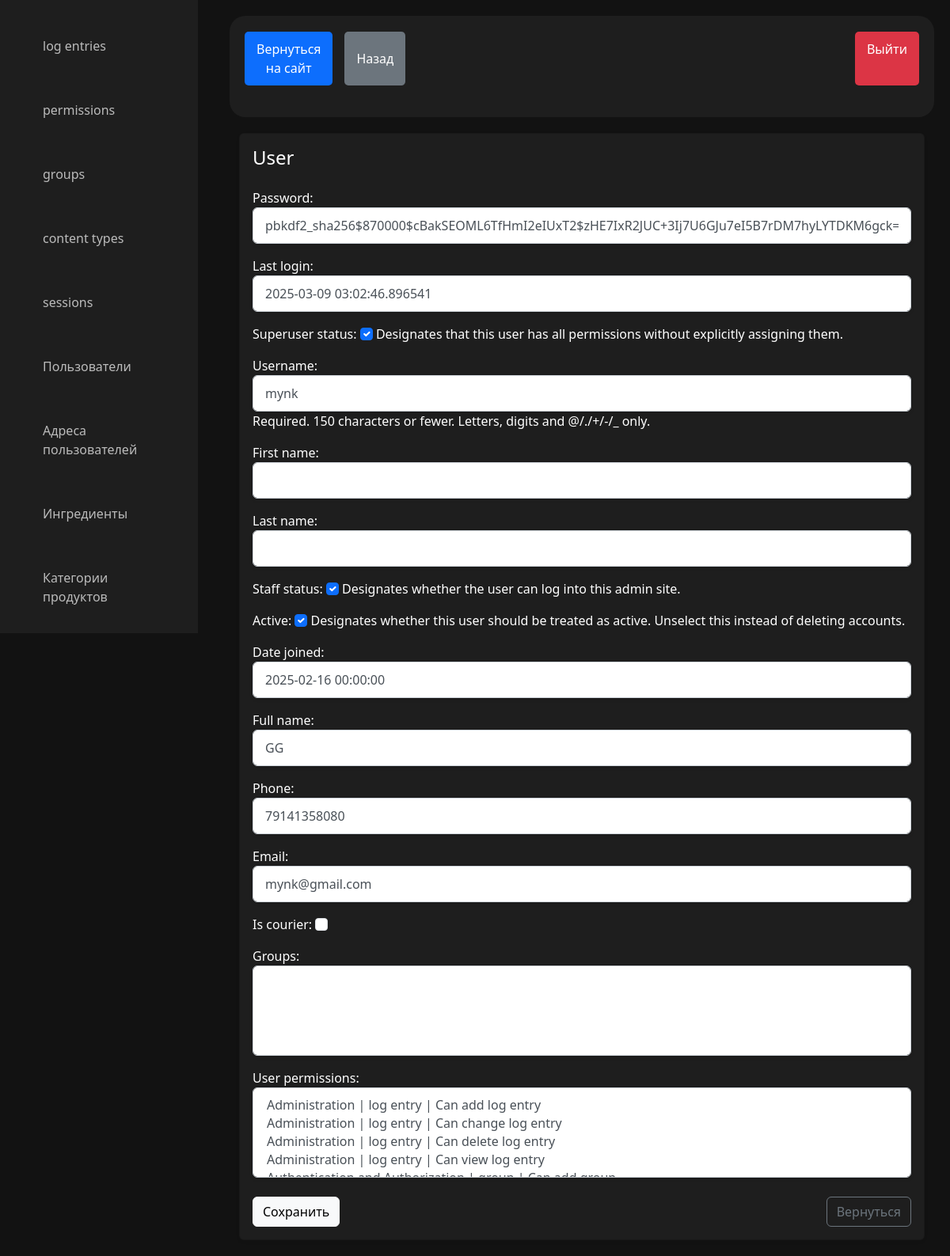
The page /request/model/User/edit/1/ (signed in) on the database as committed earlier.
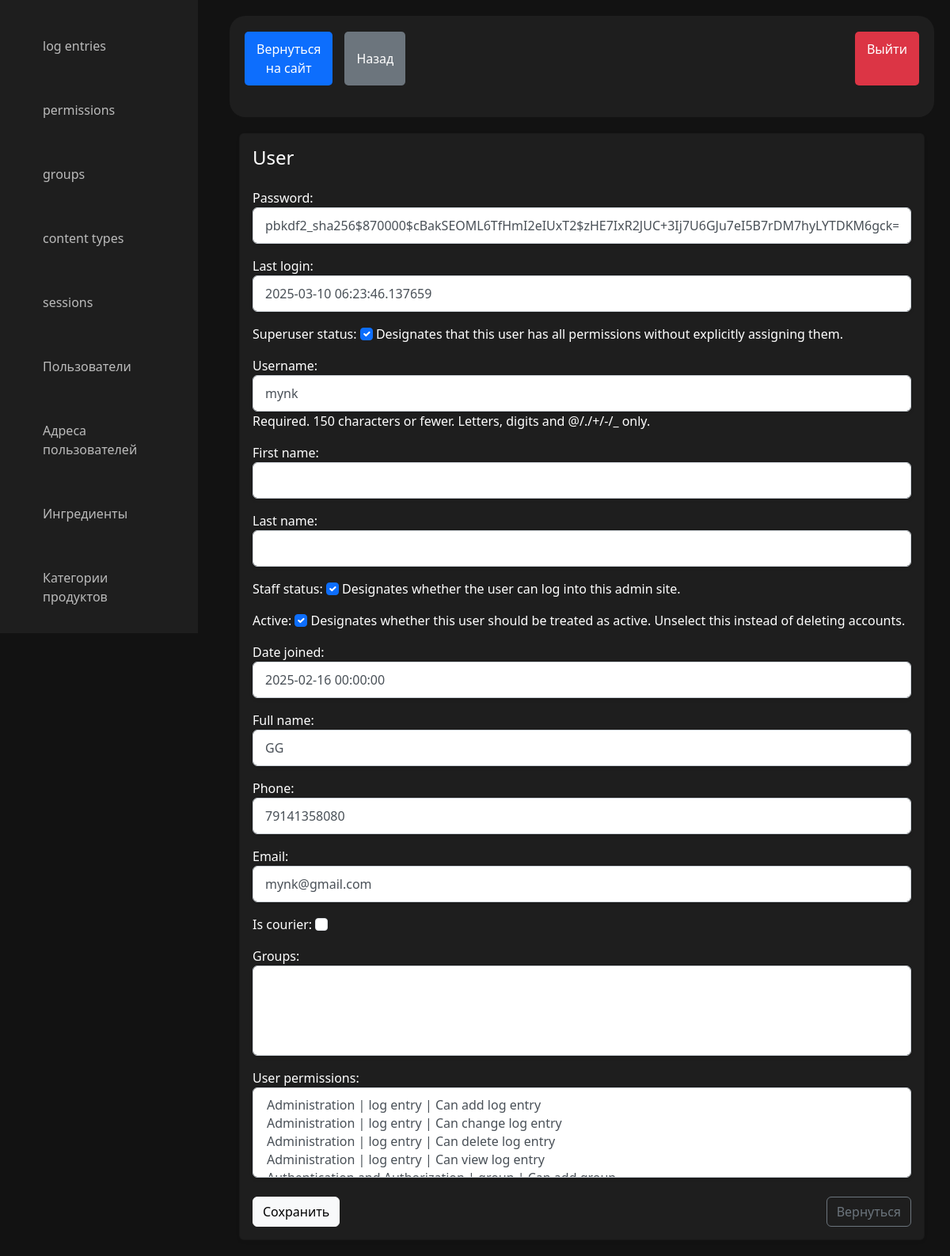
The same page on the database as committed later.
### main/models.py (models this page shows, shortened)
class User(AbstractUser):
    full_name = models.CharField(max_length=255)
    phone = models.CharField(max_length=20, unique=True, blank=True, null=True)
    email = models.EmailField(unique=True)
    is_courier = models.BooleanField(default=False)
    groups = models.ManyToManyField(
        "auth.Group",
        related_name="custom_user_groups",
        blank=True
    )
    user_permissions = models.ManyToManyField(
        "auth.Permission",
        related_name="custom_user_permissions",
        blank=True
    )
    class Meta:
        verbose_name = "Пользователь"
        verbose_name_plural = "Пользователи"
        ordering = ["date_joined"]

### adminpanel/decorators.py (the view)
    def wrapper(request, *args, **kwargs):
        if not request.user.is_superuser:
            raise PermissionDenied
        return view_func(request, *args, **kwargs)

### adminpanel/forms.py
    class CustomModelForm(modelform_factory(model, exclude=[])):
        def __init__(self, *args, **kwargs):
            super().__init__(*args, **kwargs)
            for field_name, field in self.fields.items():
                if isinstance(field.widget, forms.CheckboxInput):
                    field.widget.attrs.update({'class': 'form-check-input'})
                elif isinstance(field, (forms.DateField, forms.DateTimeField)):
                    field.widget.input_type = 'text'  # Меняем на текст для совместимости с datepicker
                    field.widget = forms.TextInput(attrs={
                        'class': 'form-control datepicker',  # добавляем класс для JS
                        'placeholder': 'Выберите дату',  # подсказка для поля
                        'id': 'date'
                    })
                else:
                    field.widget.attrs.update({'class': 'form-control'})

### adminpanel/views.py (called while the page is built)
def get_models_list():
    return [
        {
            'name': model._meta.object_name,
            'verbose_name_plural': model._meta.verbose_name_plural
        }
        for model in apps.get_models()
    ]

### adminpanel/templates/admin_panel/model_edit.html (shortened to what this page needs)
{% extends 'admin_panel/dashboard.html' %}
{% load static %}
{% block link %}
    <link rel="stylesheet" href="https://cdn.jsdelivr.net/npm/flatpickr/dist/flatpickr.min.css">
    <link rel="stylesheet" type="text/css" href="https://npmcdn.com/flatpickr/dist/themes/dark.css">
{% endblock %}
{% block content %}
    <div class="card shadow-sm text-white ">
        <div class="card-body">
            <h1 class="h4 mb-4">{{ model_name }}</h1>
            <form method="post" enctype="multipart/form-data">
                {{ form.as_p }}
                <div class="d-flex justify-content-between mt-4">
                    <button type="submit" class="btn btn-light">Сохранить</button>
                    <a href="{% url 'model_list_view' model_name=model_name %}" class="btn btn-outline-secondary">Вернуться</a>
                </div>
            </form>
        </div>
    </div>
{% endblock %}

Rows that differ between the two databases and show on the page:
changed User "mynk": last_login "2025-03-09 03:02:46.896541" → "2025-03-10 06:23:46.137659"
